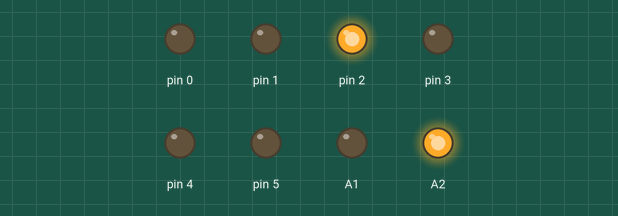
This sketch was run on a simulated Arduino Uno, built with avr-gcc and run on an emulated ATmega328P. Parts: output pins drawn as LEDs (lit = HIGH).

Above: at 0.3 s.
At 1.5 s:
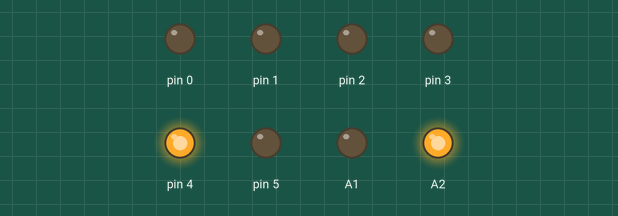
At 2.1 s:
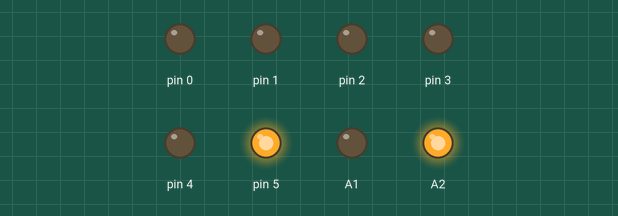
At 2.7 s:
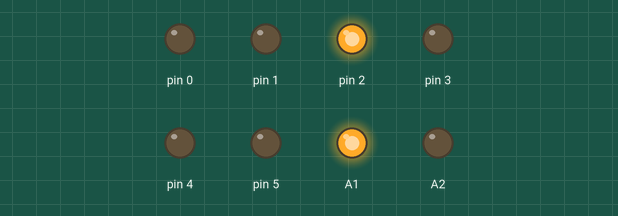
At 3.9 s:
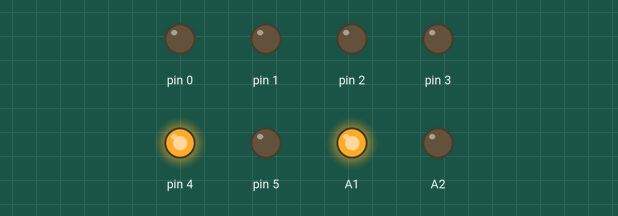
At 5.7 s:
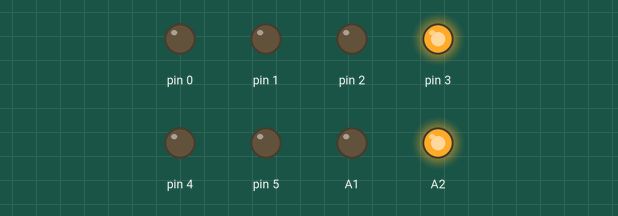
Timing chart, 0 to 6.2 s (numbered marks = the images above):
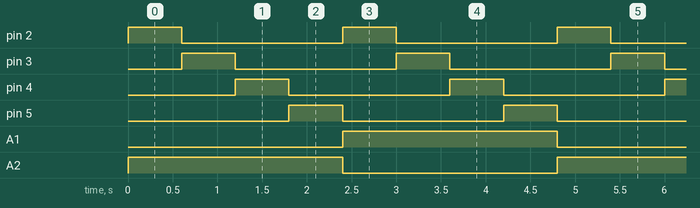

The sketch:

cube.ino
```cpp
void setup()
{
  for (int i=0; i<6; i++) {
  	pinMode(i, OUTPUT);
  }
  pinMode(A1, OUTPUT);
  pinMode(A2, OUTPUT);

  digitalWrite(A1,HIGH);
  digitalWrite(A2,HIGH);
}

void loop()
{
  digitalWrite(A1,LOW);
  for (int i=2; i<6; i++) {
    digitalWrite(i,HIGH);
    delay(200);
    delay(200);
    delay(200);
    digitalWrite(i,LOW);
  }

  digitalWrite(A1,HIGH);

  digitalWrite(A2,LOW);
  for (int i=2; i<6; i++) {
    digitalWrite(i,HIGH);
    delay(200);
    delay(200);
    delay(200);
    digitalWrite(i,LOW);
  }

   digitalWrite(A2,HIGH);
}
```

Measured:
- by itself, pin 2–5: alternates HIGH for 0.60 s and LOW for 1.8 s
- by itself, A1, A2: alternates HIGH for 2.4 s and LOW for 2.4 s
- by itself, everything shown: repeats every 4.8 s, in 9 steps
